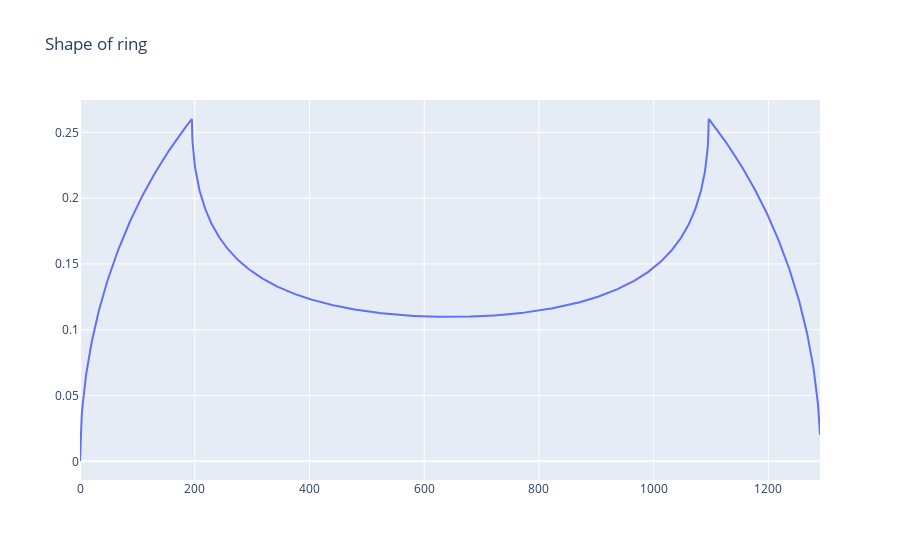

Here is the notebook cell this chart was saved with:
### Code cell
shape_of_ring_signal = []
for x in np.arange(0, outer_radius+1):
    nbr_pixels = number_of_pixel_at_that_position2(position=x, 
                                                   inner_circle_r=inner_radius,
                                                   outer_circle_r=outer_radius)

    shape_of_ring_signal.append(nbr_pixels * intensity_of_ring)
    
full_shape_of_ring_signal = np.concatenate((shape_of_ring_signal[::-1], shape_of_ring_signal[:-1:]))

trace = go.Scatter(y=full_shape_of_ring_signal)
layout = go.Layout(title="Shape of ring",
                  xaxis=dict(title=""),
                  yaxis=dict(title=""))

figure = go.Figure(data=[trace], layout=layout)
iplot(figure)

### Figure 1 — Plotly figure (JSON) as saved in the notebook; plotly's stock layout.template omitted (floating-point values rounded to 4 significant figures; data arrays with more than 128 entries replaced by an {"elided": "..."} marker saying what was removed)
{"data": [{"type": "scatter", "y": {"elided": "1291 float values"}}], "layout": {"title": {"text": "Shape of ring"}, "xaxis": {"title": {"text": ""}}, "yaxis": {"title": {"text": ""}}}}
